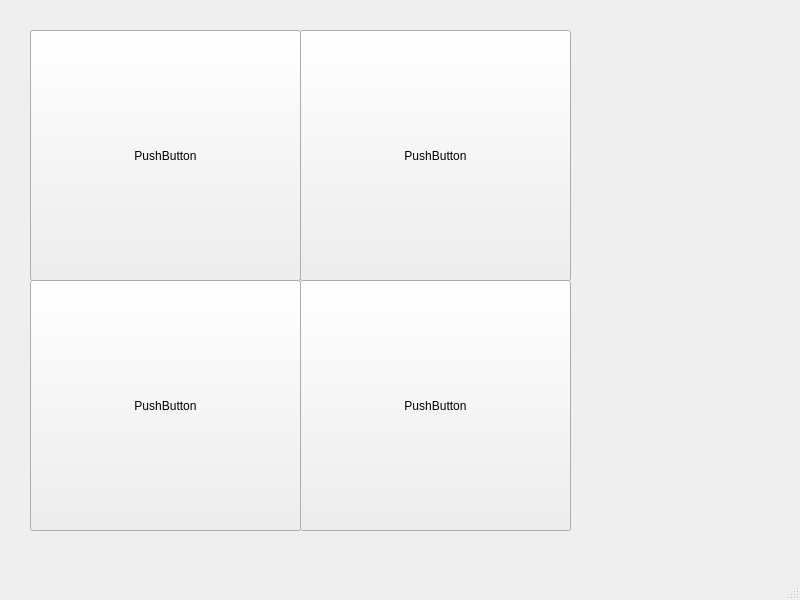
<?xml version="1.0" encoding="UTF-8"?>
<ui version="4.0">
 <class>MainWindow</class>
 <widget class="QMainWindow" name="MainWindow">
  <property name="geometry">
   <rect>
    <x>0</x>
    <y>0</y>
    <width>800</width>
    <height>600</height>
   </rect>
  </property>
  <property name="windowTitle">
   <string>MainWindow</string>
  </property>
  <widget class="QWidget" name="centralwidget">
   <widget class="QPushButton" name="pushButton">
    <property name="geometry">
     <rect>
      <x>30</x>
      <y>30</y>
      <width>271</width>
      <height>251</height>
     </rect>
    </property>
    <property name="styleSheet">
     <string notr="true">background-image: url(:/bg/img_animals/pig.jpg);</string>
    </property>
    <property name="text">
     <string>PushButton</string>
    </property>
   </widget>
   <widget class="QPushButton" name="pushButton_2">
    <property name="geometry">
     <rect>
      <x>300</x>
      <y>30</y>
      <width>271</width>
      <height>251</height>
     </rect>
    </property>
    <property name="styleSheet">
     <string notr="true">background-image: url(:/bg/img_animals/cat.jpg);</string>
    </property>
    <property name="text">
     <string>PushButton</string>
    </property>
   </widget>
   <widget class="QPushButton" name="pushButton_3">
    <property name="geometry">
     <rect>
      <x>30</x>
      <y>280</y>
      <width>271</width>
      <height>251</height>
     </rect>
    </property>
    <property name="styleSheet">
     <string notr="true">background-image: url(:/bg/img_animals/bird.jpg);</string>
    </property>
    <property name="text">
     <string>PushButton</string>
    </property>
   </widget>
   <widget class="QPushButton" name="pushButton_4">
    <property name="geometry">
     <rect>
      <x>300</x>
      <y>280</y>
      <width>271</width>
      <height>251</height>
     </rect>
    </property>
    <property name="styleSheet">
     <string notr="true">background-image: url(:/bg/img_animals/wolf.jpg);</string>
    </property>
    <property name="text">
     <string>PushButton</string>
    </property>
   </widget>
  </widget>
  <widget class="QMenuBar" name="menubar">
   <property name="geometry">
    <rect>
     <x>0</x>
     <y>0</y>
     <width>800</width>
     <height>21</height>
    </rect>
   </property>
  </widget>
  <widget class="QStatusBar" name="statusbar"/>
 </widget>
 <resources>
  <include location="bg.qrc"/>
 </resources>
 <connections/>
</ui>
